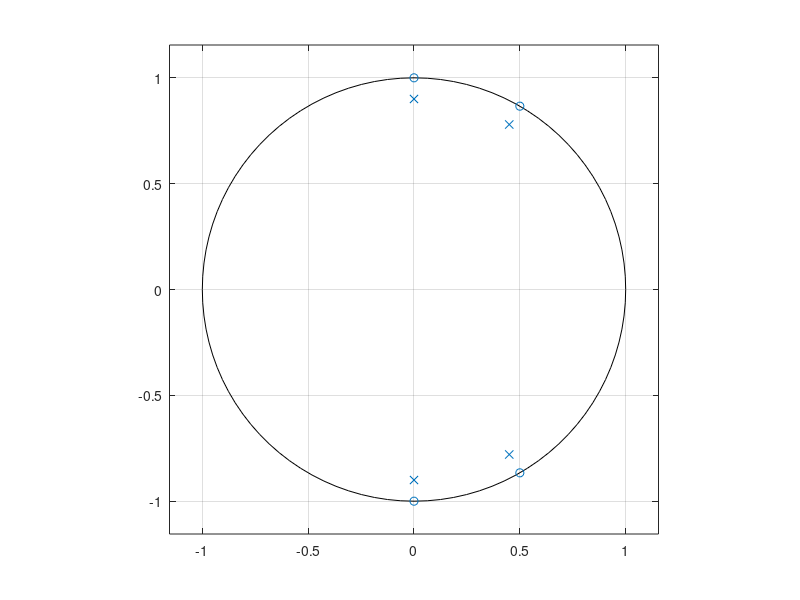
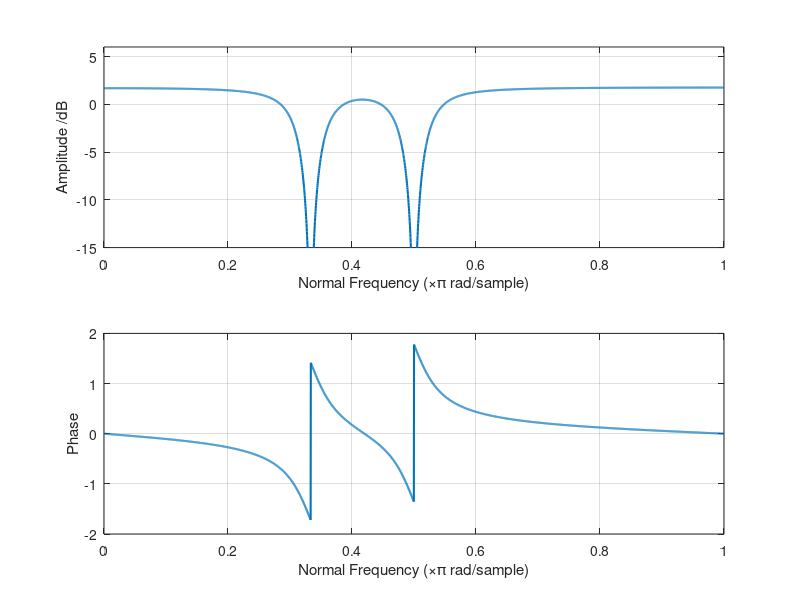
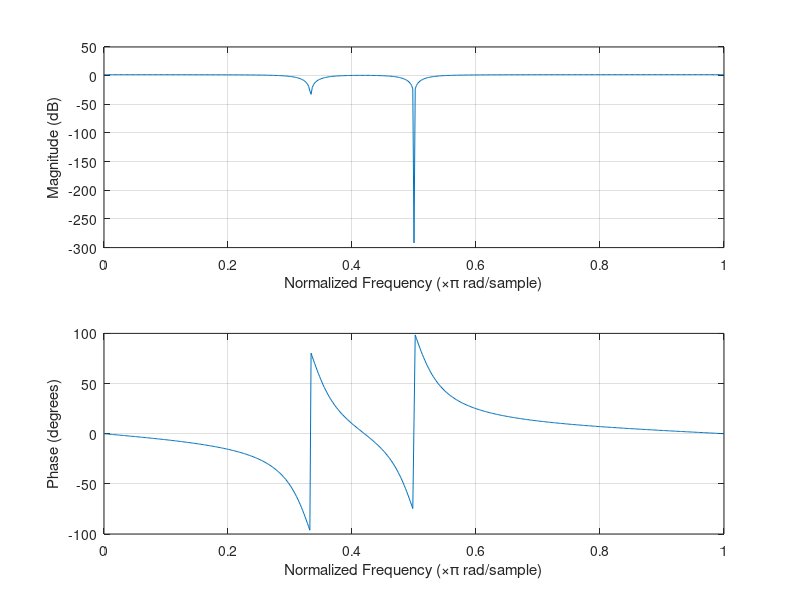
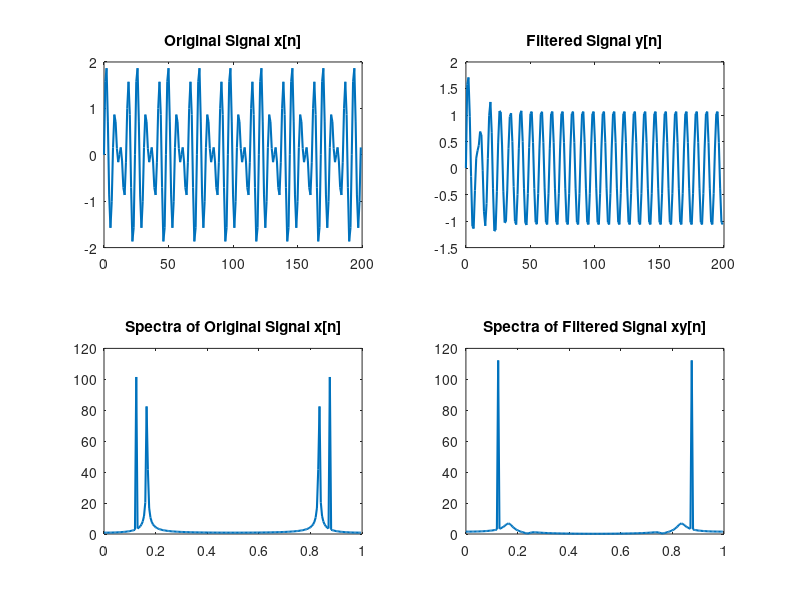

The MATLAB source for these figures, in order:
clc;clear;
close all;
%% 
% rz = 0.998;
rz = 1;
rp = 0.9;
% wc = [pi/3,pi/2]';  
wc = [pi/3,pi/2,-pi/3,-pi/2]';  
w = 0:0.001:pi;
% w = 0:0.001:2*pi;
k = 1;
zz = rz*exp(1j*wc);
pp = rp*exp(1j*wc);
figure
zplane(zz,pp)
%% Hw 
Hw = k*ones(1,length(w));
for ii =1:length(w)
    for jj = 1:length(zz)
       Hw(ii)=Hw(ii)*(exp(1j*w(ii))-zz(jj)); 
    end
    for kk = 1:length(pp)
       Hw(ii)=Hw(ii)/(exp(1j*w(ii))-pp(kk)); 
    end
end
figure
subplot(211)
plot(w/pi,20*log10(abs(Hw)),'Linewidth',1.5);
xlabel('Normal Frequency (×\pi rad/sample)')
ylabel('Amplitude /dB')
grid on
ylim([-15,6]);
subplot(212)
plot(w/pi,angle(Hw),'Linewidth',1.5)
xlabel('Normal Frequency (×\pi rad/sample)')
ylabel('Phase')
grid on
%% 
[bz,az] = zp2tf(zz,pp,k);
figure
freqz(bz,az)
nn = 0:199;
 w3 = pi/3;  w4 = pi/4;

xn = sin(w3*nn)+sin(w4*nn);
df = 1/length(xn);
f = 0:df:1-df;

figure
subplot(221)
plot(nn,xn,'Linewidth',1.5);
title('Original Signal x[n]')
subplot(223)
plot(f,abs(fft(xn)),'Linewidth',1.5);
title('Spectra of Original Signal x[n]')
%% Filter
y = filter(bz,az,xn);

subplot(222)
plot(nn,y,'Linewidth',1.5)
title('Filtered Signal y[n]')

subplot(224);
plot(f,abs(fft(y)),'Linewidth',1.5)
title('Spectra of Filtered Signal xy[n]')

